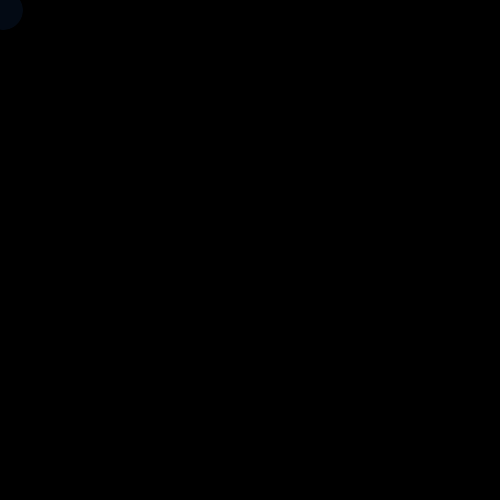
Frame 1 (no input)
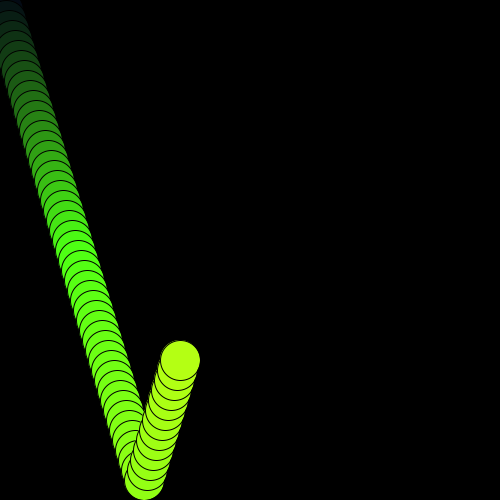
Frame 60 (the mouse pressed at the canvas centre just before this capture)
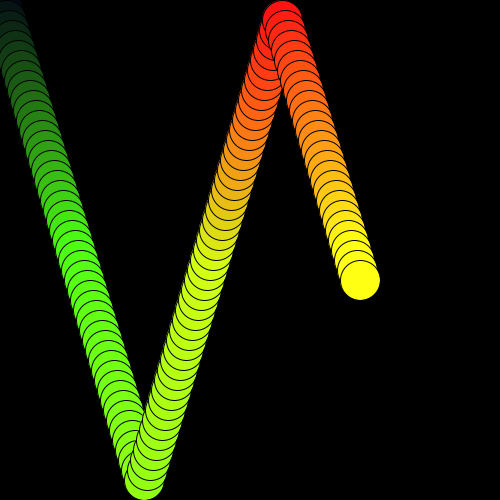
Frame 120 (the mouse held since frame 60 and released just before this capture)

The Processing sketch that drew these frames (run headless with seeded random() and noise(); from frame 60 on, the mouse is pressed at the canvas centre):

// Processing sketch: processing_28882
// ── processing_28882.pde

float x;
float y =100;
float xspeed= +5;
float yspeed= 5;

void setup(){
size (500,500);
background(0);
x=0;
y=0;
}

void draw(){
  

if (x>=480){
xspeed=-3;

}
if(x<=20){
xspeed=+3;

}
if (y>=480){
yspeed=-10;

}
if(y<=20) {
yspeed=+10;
}


x=x+xspeed;
y=y+yspeed;
fill(x,y,20);
ellipse(x,y,40,40);
}

                
                
